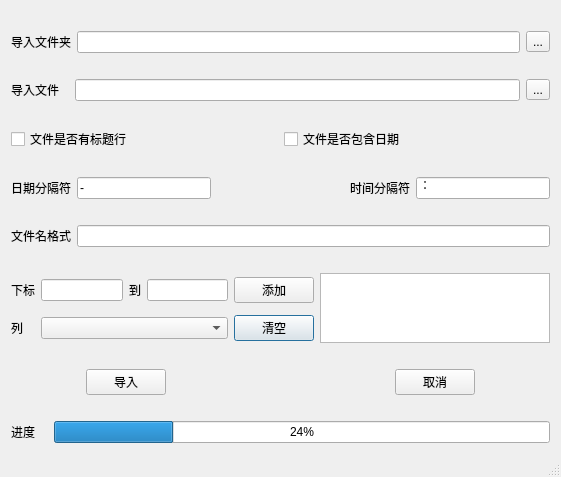
<?xml version="1.0" encoding="UTF-8"?>
<ui version="4.0">
 <class>Import</class>
 <widget class="QDialog" name="Import">
  <property name="windowModality">
   <enum>Qt::WindowModal</enum>
  </property>
  <property name="geometry">
   <rect>
    <x>0</x>
    <y>0</y>
    <width>561</width>
    <height>477</height>
   </rect>
  </property>
  <property name="maximumSize">
   <size>
    <width>1000</width>
    <height>1000</height>
   </size>
  </property>
  <property name="windowTitle">
   <string>数据导入</string>
  </property>
  <property name="windowIcon">
   <iconset resource="Image.qrc">
    <normaloff>:/ProjectImages/arrow_left.png</normaloff>:/ProjectImages/arrow_left.png</iconset>
  </property>
  <property name="sizeGripEnabled">
   <bool>true</bool>
  </property>
  <layout class="QVBoxLayout" name="verticalLayout">
   <item>
    <layout class="QHBoxLayout" name="horizontalLayout">
     <item>
      <widget class="QLabel" name="label">
       <property name="text">
        <string>导入文件夹</string>
       </property>
      </widget>
     </item>
     <item>
      <widget class="QLineEdit" name="lineEditFolder"/>
     </item>
     <item>
      <widget class="QToolButton" name="toolButtonFolder">
       <property name="text">
        <string>...</string>
       </property>
      </widget>
     </item>
    </layout>
   </item>
   <item>
    <layout class="QHBoxLayout" name="horizontalLayout_7">
     <item>
      <widget class="QLabel" name="label_10">
       <property name="text">
        <string>导入文件</string>
       </property>
      </widget>
     </item>
     <item>
      <widget class="QLabel" name="label_11">
       <property name="text">
        <string> </string>
       </property>
      </widget>
     </item>
     <item>
      <widget class="QLineEdit" name="lineEditFiles"/>
     </item>
     <item>
      <widget class="QToolButton" name="toolButtonFiles">
       <property name="text">
        <string>...</string>
       </property>
      </widget>
     </item>
    </layout>
   </item>
   <item>
    <layout class="QHBoxLayout" name="horizontalLayout_3">
     <item>
      <widget class="QCheckBox" name="isHaveTitle">
       <property name="text">
        <string>文件是否有标题行</string>
       </property>
      </widget>
     </item>
     <item>
      <widget class="QCheckBox" name="isHaveDate">
       <property name="text">
        <string>文件是否包含日期</string>
       </property>
      </widget>
     </item>
    </layout>
   </item>
   <item>
    <layout class="QHBoxLayout" name="horizontalLayout_4">
     <item>
      <widget class="QLabel" name="label_3">
       <property name="text">
        <string>日期分隔符</string>
       </property>
      </widget>
     </item>
     <item>
      <widget class="QLineEdit" name="DateSplit">
       <property name="text">
        <string>-</string>
       </property>
      </widget>
     </item>
     <item>
      <spacer name="horizontalSpacer_5">
       <property name="orientation">
        <enum>Qt::Horizontal</enum>
       </property>
       <property name="sizeHint" stdset="0">
        <size>
         <width>40</width>
         <height>20</height>
        </size>
       </property>
      </spacer>
     </item>
     <item>
      <widget class="QLabel" name="label_4">
       <property name="text">
        <string>时间分隔符</string>
       </property>
      </widget>
     </item>
     <item>
      <widget class="QLineEdit" name="TimeSplit">
       <property name="text">
        <string>：</string>
       </property>
      </widget>
     </item>
    </layout>
   </item>
   <item>
    <layout class="QHBoxLayout" name="horizontalLayout_5">
     <item>
      <widget class="QLabel" name="label_2">
       <property name="text">
        <string>文件名格式</string>
       </property>
      </widget>
     </item>
     <item>
      <widget class="QLineEdit" name="FileNameFormat"/>
     </item>
    </layout>
   </item>
   <item>
    <layout class="QGridLayout" name="gridLayout">
     <item row="2" column="1">
      <widget class="QLabel" name="label_6">
       <property name="text">
        <string>列</string>
       </property>
      </widget>
     </item>
     <item row="1" column="2">
      <widget class="QLineEdit" name="index1"/>
     </item>
     <item row="1" column="1">
      <widget class="QLabel" name="label_5">
       <property name="text">
        <string>下标</string>
       </property>
      </widget>
     </item>
     <item row="2" column="6">
      <widget class="QPushButton" name="pbClear">
       <property name="text">
        <string>清空</string>
       </property>
      </widget>
     </item>
     <item row="1" column="6">
      <widget class="QPushButton" name="pbAdd">
       <property name="text">
        <string>添加</string>
       </property>
      </widget>
     </item>
     <item row="1" column="7" rowspan="2">
      <widget class="QListWidget" name="listWidget"/>
     </item>
     <item row="1" column="4">
      <widget class="QLineEdit" name="index2"/>
     </item>
     <item row="1" column="3">
      <widget class="QLabel" name="label_8">
       <property name="text">
        <string>到</string>
       </property>
      </widget>
     </item>
     <item row="2" column="2" colspan="3">
      <widget class="QComboBox" name="comboBox"/>
     </item>
    </layout>
   </item>
   <item>
    <layout class="QHBoxLayout" name="horizontalLayout_2">
     <item>
      <spacer name="horizontalSpacer">
       <property name="orientation">
        <enum>Qt::Horizontal</enum>
       </property>
       <property name="sizeHint" stdset="0">
        <size>
         <width>40</width>
         <height>20</height>
        </size>
       </property>
      </spacer>
     </item>
     <item>
      <widget class="QPushButton" name="pbImport">
       <property name="text">
        <string>导入</string>
       </property>
      </widget>
     </item>
     <item>
      <spacer name="horizontalSpacer_2">
       <property name="orientation">
        <enum>Qt::Horizontal</enum>
       </property>
       <property name="sizeHint" stdset="0">
        <size>
         <width>40</width>
         <height>20</height>
        </size>
       </property>
      </spacer>
     </item>
     <item>
      <spacer name="horizontalSpacer_10">
       <property name="orientation">
        <enum>Qt::Horizontal</enum>
       </property>
       <property name="sizeHint" stdset="0">
        <size>
         <width>40</width>
         <height>20</height>
        </size>
       </property>
      </spacer>
     </item>
     <item>
      <spacer name="horizontalSpacer_4">
       <property name="orientation">
        <enum>Qt::Horizontal</enum>
       </property>
       <property name="sizeHint" stdset="0">
        <size>
         <width>40</width>
         <height>20</height>
        </size>
       </property>
      </spacer>
     </item>
     <item>
      <widget class="QPushButton" name="pbCancel">
       <property name="text">
        <string>取消</string>
       </property>
      </widget>
     </item>
     <item>
      <spacer name="horizontalSpacer_3">
       <property name="orientation">
        <enum>Qt::Horizontal</enum>
       </property>
       <property name="sizeHint" stdset="0">
        <size>
         <width>40</width>
         <height>20</height>
        </size>
       </property>
      </spacer>
     </item>
    </layout>
   </item>
   <item>
    <layout class="QHBoxLayout" name="horizontalLayout_6">
     <item>
      <widget class="QLabel" name="label_7">
       <property name="text">
        <string>进度</string>
       </property>
      </widget>
     </item>
     <item>
      <widget class="QLabel" name="label_9">
       <property name="text">
        <string/>
       </property>
      </widget>
     </item>
     <item>
      <widget class="QProgressBar" name="progressBar">
       <property name="autoFillBackground">
        <bool>false</bool>
       </property>
       <property name="styleSheet">
        <string notr="true"/>
       </property>
       <property name="value">
        <number>24</number>
       </property>
       <property name="orientation">
        <enum>Qt::Horizontal</enum>
       </property>
       <property name="invertedAppearance">
        <bool>false</bool>
       </property>
      </widget>
     </item>
    </layout>
   </item>
  </layout>
 </widget>
 <resources>
  <include location="Image.qrc"/>
 </resources>
 <connections/>
</ui>
